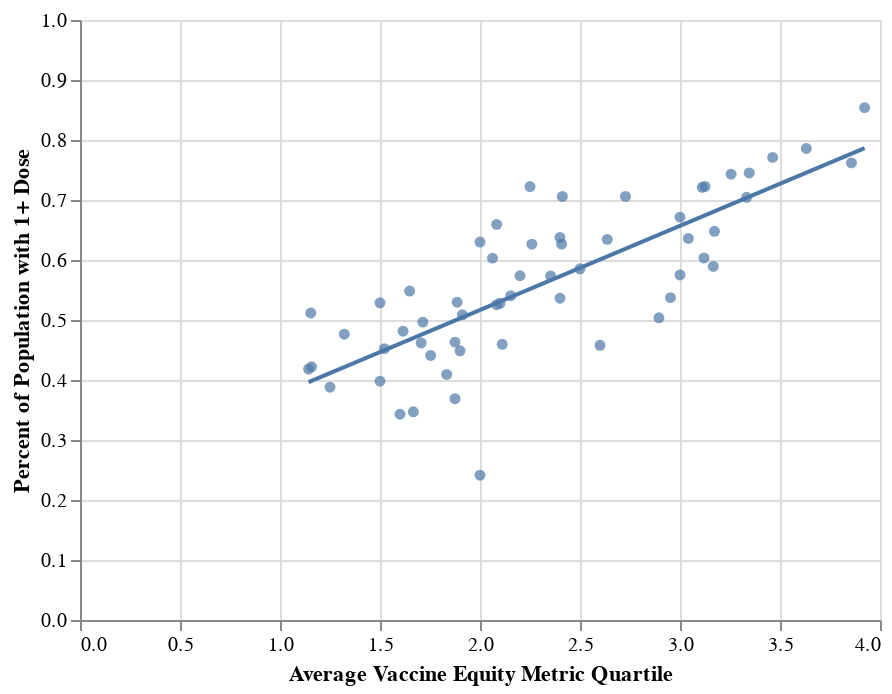

Write notebook code for a chart like this one.
### Code cell
vem_avg = [vaxtidy[vaxtidy['County'] == elem].loc[:, 'Vaccine Equity Metric Quartile'].mean() for elem in vemunique2]

data3 = {'County' : vemunique2, 'Average Vaccine Equity Metric Quartile' : vem_avg, 'Percent of Population with 1+ Dose' : vem_1d_5}

table3 = pd.DataFrame(data = data3)

base = alt.Chart(table3).mark_circle().encode(
    x = 'Average Vaccine Equity Metric Quartile',
    y = alt.Y('Percent of Population with 1+ Dose', 
              scale = alt.Scale(domain = (0,1)))
)

trend = base.transform_regression(
    on = 'Average Vaccine Equity Metric Quartile', 
    regression = 'Percent of Population with 1+ Dose'
).mark_line()

scattervem = base + trend
scattervem

### Figure 1 — Vega-Lite specification as saved in the notebook (floating-point values rounded to 4 significant figures)
{"config": {"view": {"continuousWidth": 400, "continuousHeight": 300}}, "layer": [{"mark": "circle", "encoding": {"x": {"type": "quantitative", "field": "Average Vaccine Equity Metric Quartile"}, "y": {"type": "quantitative", "field": "Percent of Population with 1+ Dose", "scale": {"domain": [0, 1]}}}}, {"mark": "line", "encoding": {"x": {"type": "quantitative", "field": "Average Vaccine Equity Metric Quartile"}, "y": {"type": "quantitative", "field": "Percent of Population with 1+ Dose", "scale": {"domain": [0, 1]}}}, "transform": [{"on": "Average Vaccine Equity Metric Quartile", "regression": "Percent of Population with 1+ Dose"}]}], "data": {"name": "data-fe3368d728ee86b7abb708e984f1095f"}, "$schema": "https://vega.github.io/schema/vega-lite/v4.0.2.json", "datasets": {"data-fe3368d728ee86b7abb708e984f1095f": [{"County": "Alameda", "Average Vaccine Equity Metric Quartile": 3.255, "Percent of Population with 1+ Dose": 0.743}, {"County": "Alpine", "Average Vaccine Equity Metric Quartile": 2.0, "Percent of Population with 1+ Dose": 0.6299}, {"County": "Amador", "Average Vaccine Equity Metric Quartile": 2.636, "Percent of Population with 1+ Dose": 0.6344}, {"County": "Butte", "Average Vaccine Equity Metric Quartile": 1.706, "Percent of Population with 1+ Dose": 0.4618}, {"County": "Calaveras", "Average Vaccine Equity Metric Quartile": 2.062, "Percent of Population with 1+ Dose": 0.6031}, {"County": "Colusa", "Average Vaccine Equity Metric Quartile": 1.714, "Percent of Population with 1+ Dose": 0.4965}, {"County": "Contra Costa", "Average Vaccine Equity Metric Quartile": 3.463, "Percent of Population with 1+ Dose": 0.771}, {"County": "Del Norte", "Average Vaccine Equity Metric Quartile": 1.25, "Percent of Population with 1+ Dose": 0.388}, {"County": "El Dorado", "Average Vaccine Equity Metric Quartile": 2.895, "Percent of Population with 1+ Dose": 0.5036}, {"County": "Fresno", "Average Vaccine Equity Metric Quartile": 1.648, "Percent of Population with 1+ Dose": 0.5482}, {"County": "Glenn", "Average Vaccine Equity Metric Quartile": 1.5, "Percent of Population with 1+ Dose": 0.3979}, {"County": "Humboldt", "Average Vaccine Equity Metric Quartile": 1.912, "Percent of Population with 1+ Dose": 0.5087}, {"County": "Imperial", "Average Vaccine Equity Metric Quartile": 1.154, "Percent of Population with 1+ Dose": 0.5117}, {"County": "Inyo", "Average Vaccine Equity Metric Quartile": 2.6, "Percent of Population with 1+ Dose": 0.4578}, {"County": "Kern", "Average Vaccine Equity Metric Quartile": 1.522, "Percent of Population with 1+ Dose": 0.4522}, {"County": "Kings", "Average Vaccine Equity Metric Quartile": 1.143, "Percent of Population with 1+ Dose": 0.4183}, {"County": "Lake", "Average Vaccine Equity Metric Quartile": 1.615, "Percent of Population with 1+ Dose": 0.4814}, {"County": "Lassen", "Average Vaccine Equity Metric Quartile": 2.0, "Percent of Population with 1+ Dose": 0.2414}, {"County": "Los Angeles", "Average Vaccine Equity Metric Quartile": 2.408, "Percent of Population with 1+ Dose": 0.6266}, {"County": "Madera", "Average Vaccine Equity Metric Quartile": 2.083, "Percent of Population with 1+ Dose": 0.5255}, {"County": "Marin", "Average Vaccine Equity Metric Quartile": 3.923, "Percent of Population with 1+ Dose": 0.8539}, {"County": "Mariposa", "Average Vaccine Equity Metric Quartile": 2.2, "Percent of Population with 1+ Dose": 0.5738}, {"County": "Mendocino", "Average Vaccine Equity Metric Quartile": 2.083, "Percent of Population with 1+ Dose": 0.6594}, {"County": "Merced", "Average Vaccine Equity Metric Quartile": 1.158, "Percent of Population with 1+ Dose": 0.4221}, {"County": "Modoc", "Average Vaccine Equity Metric Quartile": 1.833, "Percent of Population with 1+ Dose": 0.4093}, {"County": "Mono", "Average Vaccine Equity Metric Quartile": 3.167, "Percent of Population with 1+ Dose": 0.5893}, {"County": "Monterey", "Average Vaccine Equity Metric Quartile": 2.259, "Percent of Population with 1+ Dose": 0.6263}, {"County": "Napa", "Average Vaccine Equity Metric Quartile": 3.111, "Percent of Population with 1+ Dose": 0.7212}, {"County": "Nevada", "Average Vaccine Equity Metric Quartile": 3.0, "Percent of Population with 1+ Dose": 0.5751}, {"County": "Orange", "Average Vaccine Equity Metric Quartile": 3.172, "Percent of Population with 1+ Dose": 0.6479}, {"County": "Placer", "Average Vaccine Equity Metric Quartile": 3.12, "Percent of Population with 1+ Dose": 0.6035}, {"County": "Plumas", "Average Vaccine Equity Metric Quartile": 2.154, "Percent of Population with 1+ Dose": 0.5405}, {"County": "Riverside", "Average Vaccine Equity Metric Quartile": 1.886, "Percent of Population with 1+ Dose": 0.5297}, {"County": "Sacramento", "Average Vaccine Equity Metric Quartile": 2.353, "Percent of Population with 1+ Dose": 0.5734}, {"County": "San Benito", "Average Vaccine Equity Metric Quartile": 2.5, "Percent of Population with 1+ Dose": 0.5854}, {"County": "San Bernardino", "Average Vaccine Equity Metric Quartile": 1.753, "Percent of Population with 1+ Dose": 0.4408}, {"County": "San Diego", "Average Vaccine Equity Metric Quartile": 2.727, "Percent of Population with 1+ Dose": 0.7059}, {"County": "San Francisco", "Average Vaccine Equity Metric Quartile": 3.346, "Percent of Population with 1+ Dose": 0.7451}, {"County": "San Joaquin", "Average Vaccine Equity Metric Quartile": 2.1, "Percent of Population with 1+ Dose": 0.5279}, {"County": "San Luis Obispo", "Average Vaccine Equity Metric Quartile": 2.952, "Percent of Population with 1+ Dose": 0.5373}, {"County": "San Mateo", "Average Vaccine Equity Metric Quartile": 3.857, "Percent of Population with 1+ Dose": 0.7618}, {"County": "Santa Barbara", "Average Vaccine Equity Metric Quartile": 3.0, "Percent of Population with 1+ Dose": 0.6714}, {"County": "Santa Clara", "Average Vaccine Equity Metric Quartile": 3.632, "Percent of Population with 1+ Dose": 0.786}, {"County": "Santa Cruz", "Average Vaccine Equity Metric Quartile": 3.333, "Percent of Population with 1+ Dose": 0.7045}, {"County": "Shasta", "Average Vaccine Equity Metric Quartile": 1.875, "Percent of Population with 1+ Dose": 0.4631}, {"County": "Sierra", "Average Vaccine Equity Metric Quartile": 2.25, "Percent of Population with 1+ Dose": 0.7224}, {"County": "Siskiyou", "Average Vaccine Equity Metric Quartile": 1.667, "Percent of Population with 1+ Dose": 0.347}, {"County": "Solano", "Average Vaccine Equity Metric Quartile": 2.4, "Percent of Population with 1+ Dose": 0.6376}, {"County": "Sonoma", "Average Vaccine Equity Metric Quartile": 3.125, "Percent of Population with 1+ Dose": 0.7227}, {"County": "Stanislaus", "Average Vaccine Equity Metric Quartile": 1.5, "Percent of Population with 1+ Dose": 0.5286}, {"County": "Sutter", "Average Vaccine Equity Metric Quartile": 2.111, "Percent of Population with 1+ Dose": 0.4596}, {"County": "Tehama", "Average Vaccine Equity Metric Quartile": 1.875, "Percent of Population with 1+ Dose": 0.3688}, {"County": "Trinity", "Average Vaccine Equity Metric Quartile": 1.6, "Percent of Population with 1+ Dose": 0.3431}, {"County": "Tulare", "Average Vaccine Equity Metric Quartile": 1.321, "Percent of Population with 1+ Dose": 0.4764}, {"County": "Tuolumne", "Average Vaccine Equity Metric Quartile": 2.4, "Percent of Population with 1+ Dose": 0.5363}, {"County": "Ventura", "Average Vaccine Equity Metric Quartile": 3.042, "Percent of Population with 1+ Dose": 0.636}, {"County": "Yolo", "Average Vaccine Equity Metric Quartile": 2.412, "Percent of Population with 1+ Dose": 0.7059}, {"County": "Yuba", "Average Vaccine Equity Metric Quartile": 1.9, "Percent of Population with 1+ Dose": 0.4487}]}}
